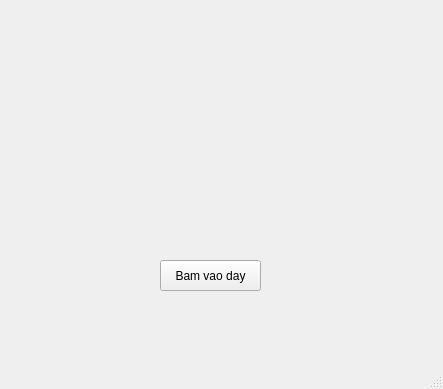
<?xml version="1.0" encoding="UTF-8"?>
<ui version="4.0">
 <class>MainWindow</class>
 <widget class="QMainWindow" name="MainWindow">
  <property name="geometry">
   <rect>
    <x>0</x>
    <y>0</y>
    <width>443</width>
    <height>389</height>
   </rect>
  </property>
  <property name="windowTitle">
   <string>MainWindow</string>
  </property>
  <widget class="QWidget" name="centralwidget">
   <widget class="QPushButton" name="nut">
    <property name="geometry">
     <rect>
      <x>160</x>
      <y>260</y>
      <width>101</width>
      <height>31</height>
     </rect>
    </property>
    <property name="text">
     <string>Bam vao day</string>
    </property>
   </widget>
  </widget>
  <widget class="QStatusBar" name="statusbar"/>
 </widget>
 <resources/>
 <connections/>
</ui>
